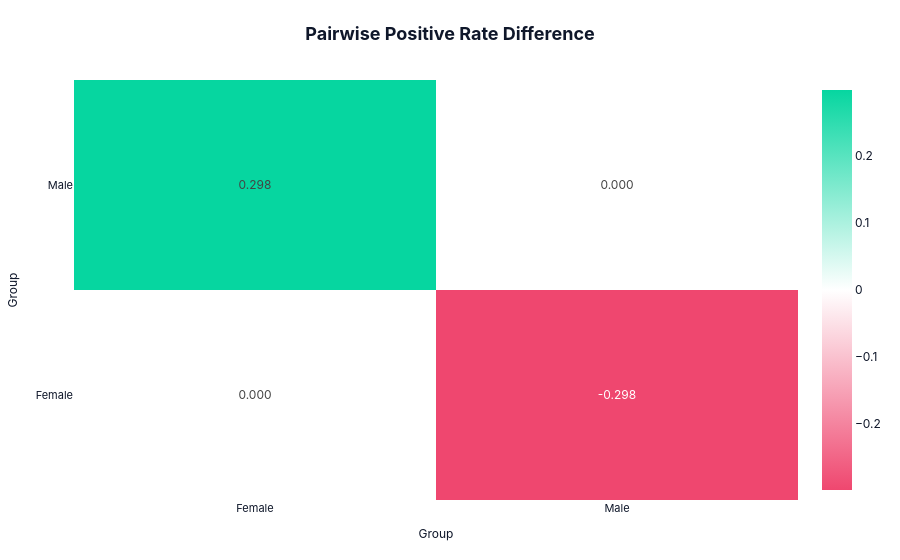

The code cell stored with this chart in its notebook:
### Code cell
# Group Disparity Heatmap — Pairwise differences between groups
try:
    from vfairness.evaluation.vfairness_metrics.visualization import plot_group_disparity_heatmap

    heatmap_fig = plot_group_disparity_heatmap(viz_report, style='modern')
    heatmap_fig.show()

except ImportError as e:
    print(f"Heatmap not available: {e}")
except Exception as e:
    print(f"Heatmap error: {e}")

### Figure 1 — Plotly figure (JSON) as saved in the notebook; plotly's stock layout.template omitted (floating-point values rounded to 4 significant figures)
{"data": [{"colorscale": [[0, "#ef476f"], [0.5, "#ffffff"], [1, "#06d6a0"]], "hovertemplate": "%{y} vs %{x}<br>Difference: %{z:.4f}<extra></extra>", "text": [["0.000", "-0.298"], ["0.298", "0.000"]], "textfont": {"size": 12}, "texttemplate": "%{text}", "type": "heatmap", "x": ["Female", "Male"], "y": ["Female", "Male"], "z": [[0.0, -0.2983], [0.2983, 0.0]], "zmid": 0}], "layout": {"font": {"color": "#0f172a", "family": "Inter, Segoe UI, Arial, sans-serif"}, "margin": {"b": 60, "l": 60, "r": 40, "t": 80}, "paper_bgcolor": "#ffffff", "plot_bgcolor": "#f8fafc", "title": {"font": {"color": "#0f172a", "family": "Inter, Segoe UI, Arial", "size": 18}, "text": "<b>Pairwise Positive Rate Difference</b>", "x": 0.5}, "xaxis": {"tickfont": {"color": "#0f172a", "size": 11}, "title": {"font": {"color": "#0f172a", "size": 12}, "text": "Group"}}, "yaxis": {"tickfont": {"color": "#0f172a", "size": 11}, "title": {"font": {"color": "#0f172a", "size": 12}, "text": "Group"}}}}
